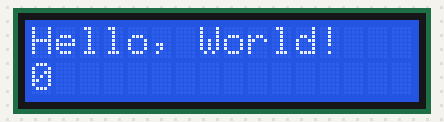
Bench run of a sketch on a simulated Arduino Uno, built with avr-gcc and run on an emulated ATmega328P. Parts: 16×2 character LCD.

Above: at 0.1 s.
At 4.1 s:
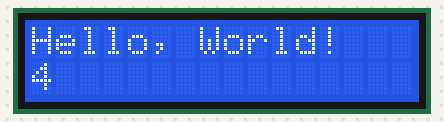
At 9.1 s:
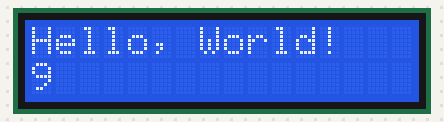
At 19.1 s:
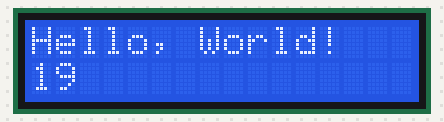
At 29.1 s:
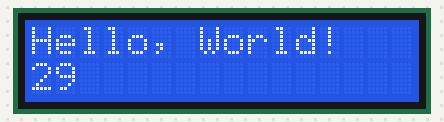
At 39.1 s:
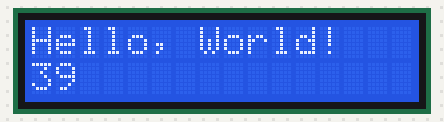

The sketch:

LCD_Test.ino
```cpp
#include <LiquidCrystal.h>

// LCD setup pins
const byte RS = 8;
const byte EN = 9;
const byte D4 = 4;
const byte D5 = 5;
const byte D6 = 6;
const byte D7 = 7;

// Setup the LCD
LiquidCrystal lcd(RS, EN, D4, D5, D6, D7);

void setup()
{
  lcd.begin(16, 2);
  lcd.print("Hello, World!");
}

void loop()
{
  lcd.setCursor(0, 1);
  lcd.print(millis() / 1000);
}
```

Measured:
- what the display in image 1 shows lasts 1.0 s, from 4.0 s to 5.0 s
